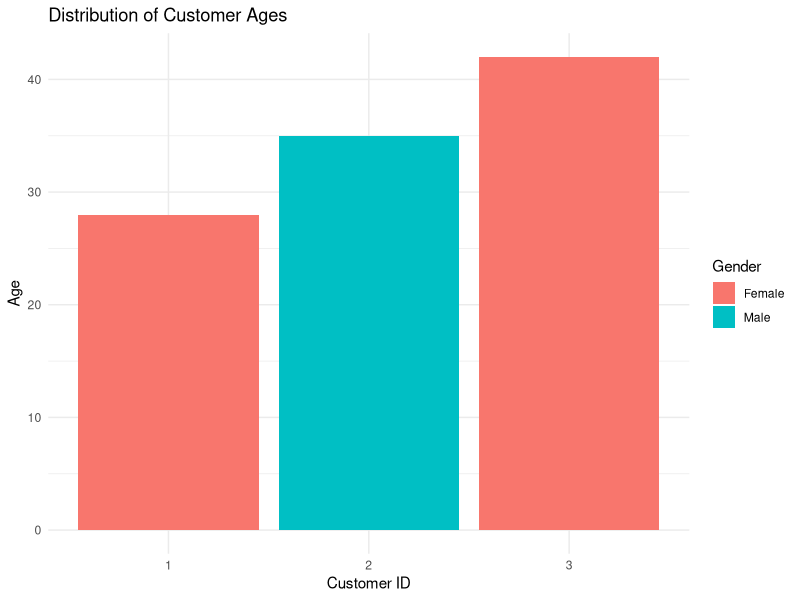
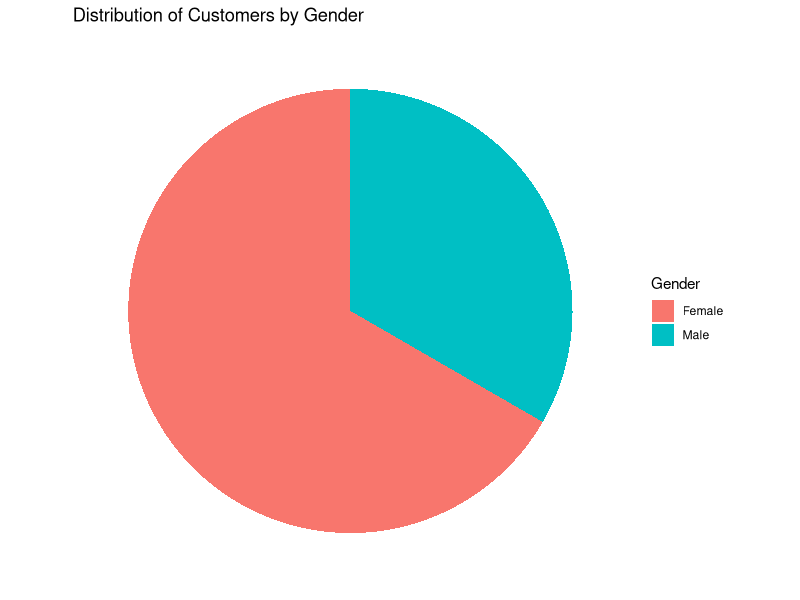

These figures' R source, in order:
# Install and load necessary libraries
install.packages("ggplot2")
library(ggplot2)

# Create a data frame
data <- data.frame(
  CustomerID = c(1, 2, 3),
  Age = c(28, 35, 42),
  Gender = c("Female", "Male", "Female"),
  Income = c(50000, 60000, 75000)
)

# Create a bar chart for customer ages
ggplot(data, aes(x = factor(CustomerID), y = Age, fill = Gender)) +
  geom_bar(stat = "identity", position = "dodge") +
  labs(title = "Distribution of Customer Ages",
       x = "Customer ID",
       y = "Age",
       fill = "Gender") +
  theme_minimal()
# Create a pie chart for the distribution of customers by gender
ggplot(data, aes(x = "", y = 1, fill = Gender)) +
  geom_bar(stat = "identity", width = 1) +
  coord_polar("y") +
  labs(title = "Distribution of Customers by Gender",
       fill = "Gender") +
  theme_minimal() +
  theme(axis.text = element_blank(),
        axis.title = element_blank(),
        panel.grid = element_blank())
print(data)